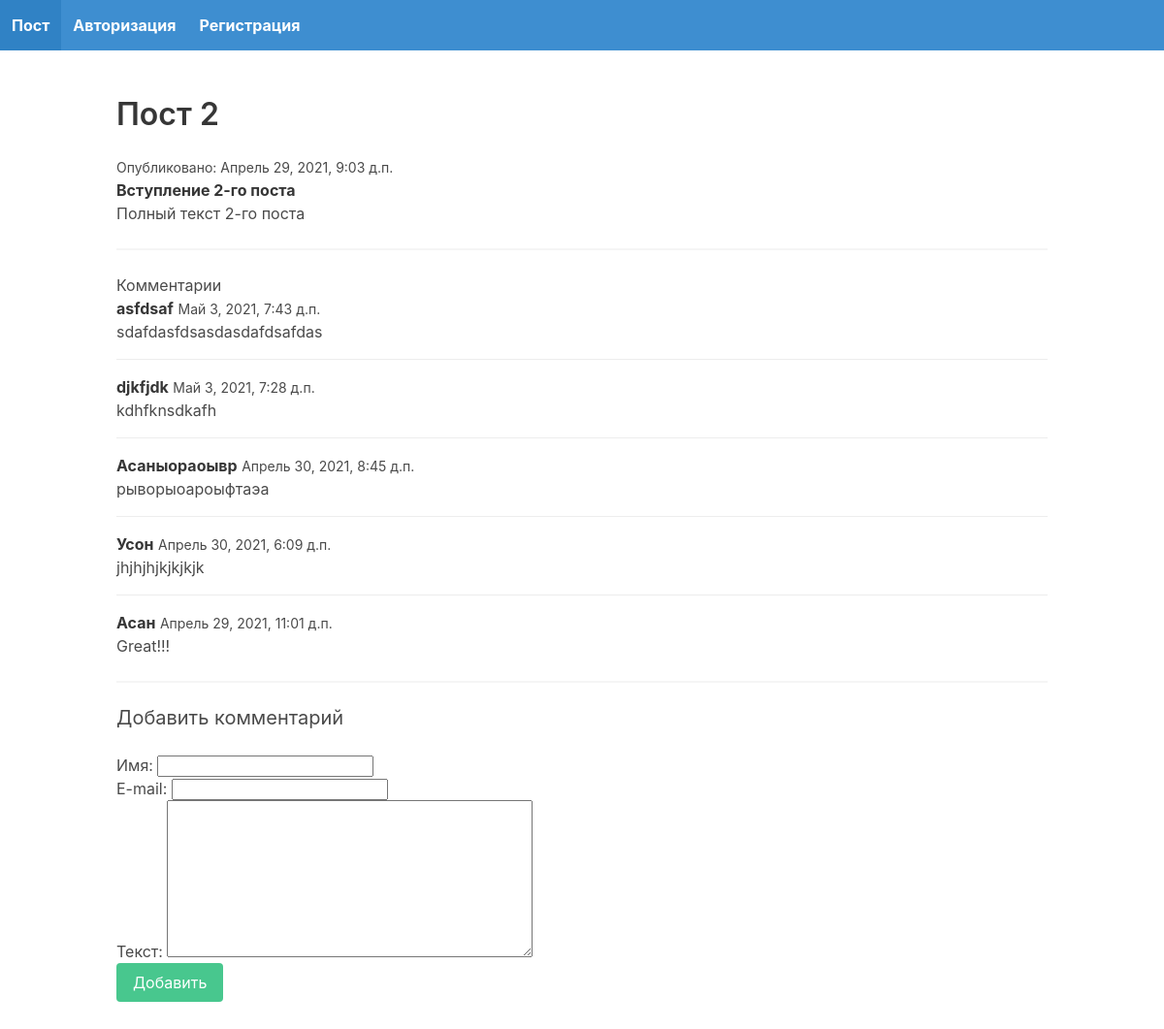
The page /post-2/ on the database its author committed.
### blog/models.py (models this page shows)
class Post(models.Model):
    title = models.CharField(name="Название", max_length=255)
    slug = models.SlugField()
    intro = models.TextField(name="Вступление")
    body = models.TextField(name="Текст")
    date_abbed = models.DateTimeField(auto_now_add=True)
    class Meta:
        ordering = ['-date_abbed']

class Comment(models.Model):
    post = models.ForeignKey(Post, related_name='comments', on_delete=models.CASCADE)
    name = models.CharField(name='Имя', max_length=255)
    email = models.EmailField(name='E-mail', max_length=255)
    body = models.TextField(name='Текст')
    date_abbed = models.DateTimeField(auto_now_add=True)
    class Meta:
        ordering = ['-date_abbed']

### blog/views.py (the view)
# urls.py: path('<slug:slug>/', post_detail, name='post_detail'),
def post_detail(request,slug):
    post = Post.objects.get(slug=slug)
    if request.method == 'POST':
        form = CommentForm(request.POST)
        if form.is_valid():
            comment = form.save(commit=False)
            comment.post = post
            comment.save()
            return redirect('post_detail', slug=post.slug)
    else:
        form = CommentForm()
    return render(request, 'blog/post_detail.html', {'post': post, 'form': form})

### blog/forms.py
class CommentForm(forms.ModelForm):
    class Meta:
        model = Comment
        fields = ['Имя', 'E-mail', 'Текст']

### blog/templates/blog/post_detail.html (shortened to what this page needs)
{% extends 'blog/base.html' %}
{% block content %}
        <h1 class="title">{{ post.Название }}</h1>
        <small>Опубликовано: {{ post.date_abbed }}</small>
        <p><strong>{{post.Вступление }}</strong></p>
        <p>{{ post.Текст }}</p>
        <hr>
                <h2>Комментарии</h2>
                {% for comment in post.comments.all %}
                <article class="media">
                        <div class="media-content">
                                <div class="content">
                                       <p>
                                               <strong>{{comment.Имя}}</strong> <small>{{comment.date_abbed}}</small>
                                               <br>
                                               {{comment.Текст}}
                                       </p>
                                </div>
                        </div>
                </article>
                {% empty %}
                <div class="notification">
                        <p>Пока комментариев нет</p>
                </div>
                {%endfor%}
        <hr>
        <h2 class="subtitle">Добавить комментарий</h2>
        <form method="post" action=".">
                {{ form.as_p }}
                <div class="field">
                        <div class="control">
                                <button class="button is-success">Добавить</button>
                        </div>
                </div>
        </form>
{% endblock %}

### rows shown on the page
Post: Название "Пост 2", date_abbed "Апрель 29, 2021, 9:03 д.п.", Вступление "Вступление 2-го поста", Текст "Полный текст 2-го поста"
Comment: Имя "asfdsaf", date_abbed "Май 3, 2021, 7:43 д.п.", Текст "sdafdasfdsasdasdafdsafdas"
Comment: Имя "djkfjdk", date_abbed "Май 3, 2021, 7:28 д.п.", Текст "kdhfknsdkafh"
Comment: Имя "Асаныораоывр", date_abbed "Апрель 30, 2021, 8:45 д.п.", Текст "рыворыоароыфтаэа"
Comment: Имя "Усон", date_abbed "Апрель 30, 2021, 6:09 д.п.", Текст "jhjhjhjkjkjkjk"
Comment: Имя "Асан", date_abbed "Апрель 29, 2021, 11:01 д.п.", Текст "Great!!!"
